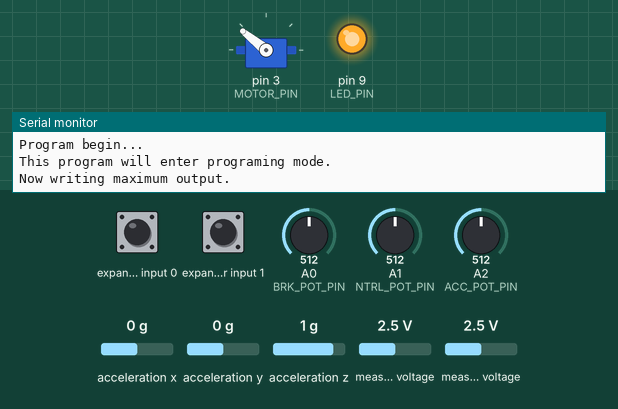
This sketch was run on a simulated Arduino Uno, built with avr-gcc and run on an emulated ATmega328P. Shown: servo, output pins drawn as LEDs (lit = HIGH), the last lines printed to the serial monitor. Wiring (inferred from the names in the program): Wii Nunchuk at I2C address 0x52. The test bench sets the inputs (shaded band); at power-on: A0 (BRK_POT_PIN) = 512, A1 (NTRL_POT_PIN) = 512, A2 (ACC_POT_PIN) = 512, expander input 0 HIGH, expander input 1 HIGH, acceleration x 0 g, acceleration y 0 g, acceleration z 1 g, measured voltage 2.5 V.

Above: at 0.1 s.
At 8.2 s:
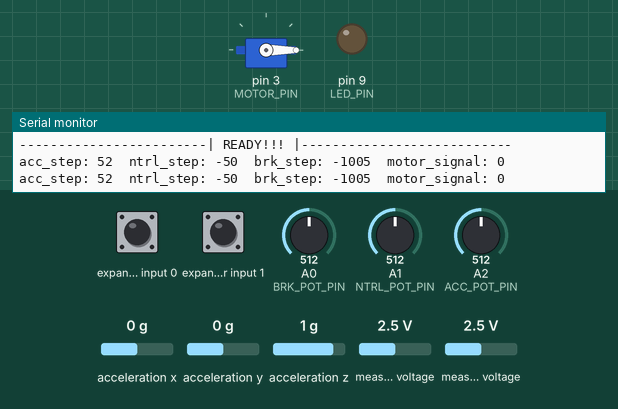
8.3 s: A0 (BRK_POT_PIN) set to 529
11.3 s: A1 (NTRL_POT_PIN) set to 904
14.3 s: A1 (NTRL_POT_PIN) set to 938
17.3 s: A2 (ACC_POT_PIN) set to 955
20.3 s: A2 (ACC_POT_PIN) set to 980
21.8 s: expander input 0 pulled LOW for 0.15 s
At 22.7 s:
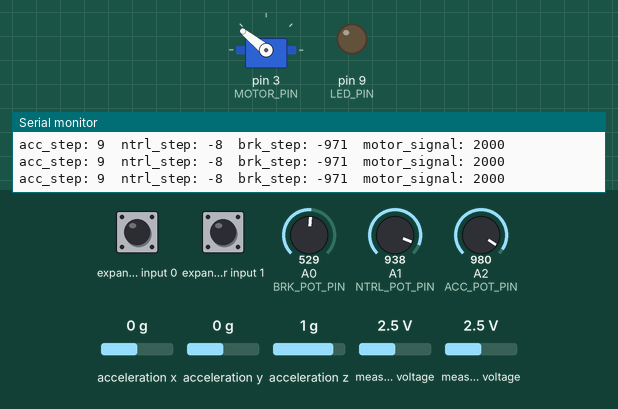
Timing chart, 0 to 24.8 s (numbered marks = the images above; inputs shaded):
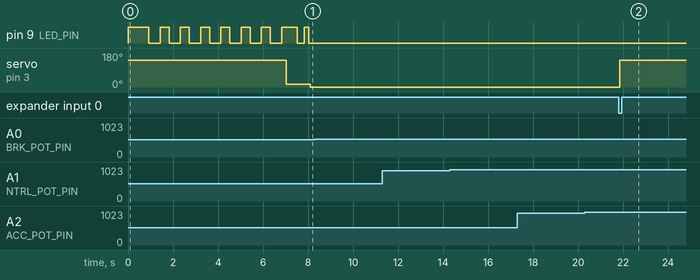

The sketch:

Motor.ino
```cpp
// Controlling a servo position using a potentiometer (variable resistor)
// by Michal Rinott <http://people.interaction-ivrea.it/m.rinott>

#define MIN_SIGNAL 700
#define MAX_SIGNAL 2000
#define SIGNAL_MARGIN 50
#define MIN_SPEED 0
#define MAX_SPEED 10000
#define MIN_ACC_STEP 5
#define MAX_ACC_STEP 100
#define MIN_NTRL_STEP 0
#define MAX_NTRL_STEP -100
#define MIN_BRK_STEP -10
#define MAX_BRK_STEP -2000

#define LED_PIN 9
#define MOTOR_PIN 3
#define ACC_POT_PIN A2
#define NTRL_POT_PIN A1
#define BRK_POT_PIN A0

#define SERVO_PIN_LOW 8
#define SERVO_PIN_HIGH 7
#define SERVO_PIN_SIGNAL 6

#include <Servo.h>
#include <Wire.h>
#include "WiiChuck.h"

Servo gauge;
Servo motor;
WiiChuck chuck = WiiChuck();

int acc_step = 10;
int ntrl_step = -10;
int brk_step = -100;

int acc = 0; //acceleration
int spd = 0; //speed
int motor_signal; //the signal to pass to the motor
int led_signal; //the signal to pass to the led

boolean rdy = false;

boolean calibrate = false;
boolean program_mode = true;

void setup()
{
  Serial.begin(9600);

//  pinMode(SERVO_PIN_LOW, OUTPUT);
//  digitalWrite(SERVO_PIN_LOW, LOW);
//  pinMode(SERVO_PIN_HIGH, OUTPUT);
//  digitalWrite(SERVO_PIN_HIGH, HIGH);
//  gauge.attach(SERVO_PIN_SIGNAL);
//  gauge.write(90);

  pinMode(LED_PIN, OUTPUT);
  digitalWrite(LED_PIN, HIGH);

  Serial.println("Program begin...");

  motor.attach(MOTOR_PIN);

  if (calibrate) {
    Serial.println("This program will calibrate the ESC.");

    motor.writeMicroseconds(MAX_SIGNAL);
    Serial.println("Now writing maximum output.");

    printWait(5000, 400);

    Serial.println("Sending minimum output");
    motor.writeMicroseconds(MIN_SIGNAL);

    printWait(5000, 400);
  } else if (program_mode) {
    Serial.println("This program will enter programing mode.");

    motor.writeMicroseconds(MAX_SIGNAL);
    Serial.println("Now writing maximum output.");

    printWait(7000, 400);

  } else {
    motor.writeMicroseconds(MIN_SIGNAL);
  }

}

void loop()
{

  //wait for the remote control to connect
  while (!chuck.getStatus()){
    rdy = false;
    motor.writeMicroseconds(MIN_SIGNAL);
    chuck.begin();
    chuck.update();
    printWait(1000, 200);
    yo("Waiting for remote...", chuck.getStatus(), true);
  }

  //after first nunchuck sync - calibrate joystick and led
  if (!rdy){
    rdy = true;
    chuck.calibrateJoy();
    digitalWrite(LED_PIN, LOW);
    Serial.println("------------------------| READY!!! |---------------------------");
  }

  //read potentiometers and set steps
  acc_step = map(analogRead(ACC_POT_PIN), 1024, 0, MIN_ACC_STEP, MAX_ACC_STEP);
  yo("acc_step", acc_step, false);

  ntrl_step = map(analogRead(NTRL_POT_PIN), 1024, 0, MIN_NTRL_STEP, MAX_NTRL_STEP);
  yo("ntrl_step", ntrl_step, false);

  brk_step = map(analogRead(BRK_POT_PIN), 1024, 0, MIN_BRK_STEP, MAX_BRK_STEP);
  yo("brk_step", brk_step, false);

  //read the nunchuck signal and set the speed
  chuck.update();

  if (program_mode) {

    if (chuck.cActive() && chuck.zActive()){
      motor_signal = ((MIN_SIGNAL + MAX_SIGNAL) / 2);
    }else if (chuck.cActive()){
      motor_signal = (MIN_SIGNAL);
    }else if (chuck.zActive()){
      motor_signal = (MAX_SIGNAL);
    }

    motor.writeMicroseconds(motor_signal);
    yo("motor_signal", motor_signal, false);

  } else {

    if (chuck.cActive()){
      //BRAKE button
      spd += brk_step;
    }else if (chuck.zActive()){
      //ACCELARATION button is pressed - use joystick to accelarate
      acc = (chuck.readJoyY());
      acc = map(acc, -128, 128, -1*acc_step, acc_step);
      spd += acc;
    } else {
      //No button is pressed - decend slowly
      spd += ntrl_step;
    }

    // make sure the speed is within the min/max limits
    spd = max(MIN_SPEED, spd);
    spd = min(spd, MAX_SPEED);

    yo("spd", spd, false);

    //signal the speed with the intensity of the led
    led_signal = map(spd, MIN_SPEED, MAX_SPEED, 0, 255);
    yo("led_signal", led_signal, false);
    analogWrite(LED_PIN, led_signal);

    //set the signal for the motor
    motor_signal = map(spd, MIN_SPEED, MAX_SPEED, (MIN_SIGNAL+SIGNAL_MARGIN), (MAX_SIGNAL-SIGNAL_MARGIN));
    motor.writeMicroseconds(motor_signal);
    yo("motor_signal", motor_signal, false);

}

  Serial.println();
  delay(5);
}
```

Utils.ino
```cpp
void printWait(int milis, int ledInterval){
  int interval = 100;
  int led = 0;
  while (milis > 0){
    milis -= interval;
    delay(interval);
    if (milis % 1000 == 0) Serial.println(milis/1000);
    led += interval;
    if (led > 2 * ledInterval){
      led = 0;
      digitalWrite(LED_PIN, LOW);
    }else if (led > ledInterval){
      digitalWrite(LED_PIN, HIGH);
    }
  }
}

double lastBlink = 0;
boolean lastLed = LOW;
void blinkLed(int interval) {
  double curBlink = millis();
  if ((curBlink - interval) > lastBlink) {
    lastBlink = curBlink;
    lastLed = !lastLed;
    digitalWrite(LED_PIN, lastLed);
  }
}

void yo(String msg, int val, boolean nl){
  Serial.print(msg);
  Serial.print(": ");
  Serial.print(val);
  Serial.print("\t");
  if (nl) Serial.println();
}
```

WiiChuck.h
```cpp
/*
 * Nunchuck -- Use a Wii Nunchuck
 * Tim Hirzel http://www.growdown.com
 *
 notes on Wii Nunchuck Behavior.
 This library provides an improved derivation of rotation angles from the nunchuck accelerometer data.
 The biggest different over existing libraries (that I know of ) is the full 360 degrees of Roll data
 from teh combination of the x and z axis accelerometer data using the math library atan2.

 It is accurate with 360 degrees of roll (rotation around axis coming out of the c button, the front of the wii),
 and about 180 degrees of pitch (rotation about the axis coming out of the side of the wii).  (read more below)

 In terms of mapping the wii position to angles, its important to note that while the Nunchuck
 sense Pitch, and Roll, it does not sense Yaw, or the compass direction.  This creates an important
 disparity where the nunchuck only works within one hemisphere.  At a result, when the pitch values are
 less than about 10, and greater than about 170, the Roll data gets very unstable.  essentially, the roll
 data flips over 180 degrees very quickly.   To understand this property better, rotate the wii around the
 axis of the joystick.  You see the sensor data stays constant (with noise).  Because of this, it cant know
 the difference between arriving upside via 180 degree Roll, or 180 degree pitch.  It just assumes its always
 180 roll.


 *
 * This file is an adaptation of the code by these authors:
 * Tod E. Kurt, http://todbot.com/blog/
 *
 * The Wii Nunchuck reading code is taken from Windmeadow Labs
 * http://www.windmeadow.com/node/42
 *
 * Conversion to Arduino 1.0 by Danjovic
 * http://hotbit.blogspot.com
 *
 */

#ifndef WiiChuck_h
#define WiiChuck_h


#include "Arduino.h"
#include <Wire.h>
#include <math.h>


// these may need to be adjusted for each nunchuck for calibration
#define ZEROX 510
#define ZEROY 490
#define ZEROZ 460
#define RADIUS 210  // probably pretty universal

#define DEFAULT_ZERO_JOY_X 124
#define DEFAULT_ZERO_JOY_Y 132


class WiiChuck {
    private:
        uint8_t cnt;
        uint8_t status[6];		// array to store wiichuck output
        uint8_t averageCounter;
        //int accelArray[3][AVERAGE_N];  // X,Y,Z
        int i;
        int total;
        uint8_t zeroJoyX;   // these are about where mine are
        uint8_t zeroJoyY; // use calibrateJoy when the stick is at zero to correct
        int lastJoyX;
        int lastJoyY;
        int angles[3];

        bool lastZ, lastC;


    public:

        uint8_t joyX;
        uint8_t joyY;
        bool buttonZ;
        bool buttonC;
        void begin()
        {
            Wire.begin();
            cnt = 0;
            averageCounter = 0;
            // instead of the common 0x40 -> 0x00 initialization, we
            // use 0xF0 -> 0x55 followed by 0xFB -> 0x00.
            // this lets us use 3rd party nunchucks (like cheap $4 ebay ones)
            // while still letting us use official oness.
            // only side effect is that we no longer need to decode bytes in _nunchuk_decode_byte
            // see http://www.arduino.cc/cgi-bin/yabb2/YaBB.pl?num=1264805255
            //
            Wire.beginTransmission(0x52);	// device address
            Wire.write(0xF0);
            Wire.write(0x55);
            Wire.endTransmission();
            delay(1);
            Wire.beginTransmission(0x52);
            Wire.write(0xFB);
            Wire.write((uint8_t)0x00);

            Wire.endTransmission();
            update();
            for (i = 0; i<3;i++) {
                angles[i] = 0;
            }
            zeroJoyX = DEFAULT_ZERO_JOY_X;
            zeroJoyY = DEFAULT_ZERO_JOY_Y;
        }


        void calibrateJoy() {
            zeroJoyX = joyX;
            zeroJoyY = joyY;
        }

        void update() {

            Wire.requestFrom (0x52, 6);	// request data from nunchuck
            while (Wire.available ()) {
                // receive byte as an integer
                status[cnt] = _nunchuk_decode_byte (Wire.read()); //
                cnt++;
            }
            if (cnt > 5) {
                lastZ = buttonZ;
                lastC = buttonC;
                lastJoyX = readJoyX();
                lastJoyY = readJoyY();
                //averageCounter ++;
                //if (averageCounter >= AVERAGE_N)
                //    averageCounter = 0;

                cnt = 0;
                joyX = (status[0]);
                joyY = (status[1]);
                for (i = 0; i < 3; i++)
                    //accelArray[i][averageCounter] = ((int)status[i+2] << 2) + ((status[5] & (B00000011 << ((i+1)*2) ) >> ((i+1)*2)));
                    angles[i] = (status[i+2] << 2) + ((status[5] & (B00000011 << ((i+1)*2) ) >> ((i+1)*2)));

                //accelYArray[averageCounter] = ((int)status[3] << 2) + ((status[5] & B00110000) >> 4);
                //accelZArray[averageCounter] = ((int)status[4] << 2) + ((status[5] & B11000000) >> 6);

                buttonZ = !( status[5] & B00000001);
                buttonC = !((status[5] & B00000010) >> 1);
                _send_zero(); // send the request for next bytes

            }
        }


    boolean getStatus() {
        return (status[0] > 0);
    }

    float readAccelX() {
       // total = 0; // accelArray[xyz][averageCounter] * FAST_WEIGHT;
        return (float)angles[0] - ZEROX;
    }
    float readAccelY() {
        // total = 0; // accelArray[xyz][averageCounter] * FAST_WEIGHT;
        return (float)angles[1] - ZEROY;
    }
    float readAccelZ() {
        // total = 0; // accelArray[xyz][averageCounter] * FAST_WEIGHT;
        return (float)angles[2] - ZEROZ;
    }

    bool zPressed() {
        return (buttonZ && ! lastZ);
    }
    bool cPressed() {
        return (buttonC && ! lastC);
    }

    bool zActive() {
        return (buttonZ);
    }
    bool cActive() {
        return (buttonC);
    }

    // for using the joystick like a directional button
    bool rightJoy(int thresh=60) {
        return (readJoyX() > thresh and lastJoyX <= thresh);
    }

    // for using the joystick like a directional button
    bool leftJoy(int thresh=60) {
        return (readJoyX() < -thresh and lastJoyX >= -thresh);
    }


    int readJoyX() {
        return (int) joyX - zeroJoyX;
    }

    int readJoyY() {
        return (int)joyY - zeroJoyY;
    }


    // R, the radius, generally hovers around 210 (at least it does with mine)
   // int R() {
   //     return sqrt(readAccelX() * readAccelX() +readAccelY() * readAccelY() + readAccelZ() * readAccelZ());
   // }


    // returns roll degrees
    int readRoll() {
        return (int)(atan2(readAccelX(),readAccelZ())/ M_PI * 180.0);
    }

    // returns pitch in degrees
    int readPitch() {
        return (int) (acos(readAccelY()/RADIUS)/ M_PI * 180.0);  // optionally swap 'RADIUS' for 'R()'
    }

    private:
        uint8_t _nunchuk_decode_byte (uint8_t x)
        {
            //decode is only necessary with certain initializations
            //x = (x ^ 0x17) + 0x17;
            return x;
        }

        void _send_zero()
        {
            Wire.beginTransmission (0x52);	// transmit to device 0x52
            Wire.write ((uint8_t)0x00);		// sends one byte
            Wire.endTransmission ();	// stop transmitting
        }

};


#endif
```

Measured:
- after the input at 21.8 s, servo on pin 3 (MOTOR_PIN): 0° → 141° after 0.05 s
